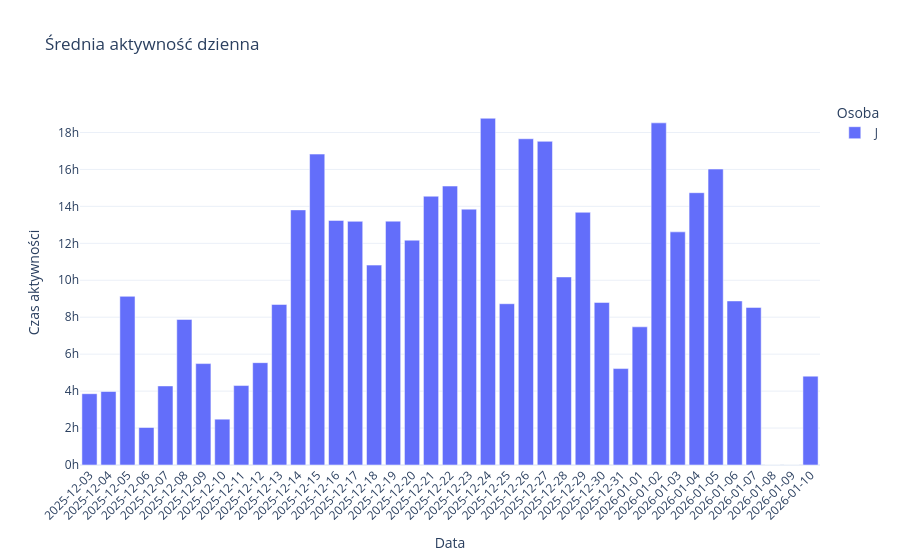

Notebook cell for this chart:
### Code cell
osoba = 'J'
Suma_osoby = Suma_z_dnia[Suma_z_dnia.osoba == osoba]

fig = px.bar(
    Suma_osoby,
    x='date',
    y='duration',
    color='osoba',           # każda osoba będzie miała osobną linię
    labels={'date':'Data', 'duration':'Czas aktywności', 'osoba':'Osoba'},
    title='Średnia aktywność dzienna',
           template='plotly_white',

)

# wymuszenie chronologicznej kolejności X, jeśli daty są datetime to Plotly zrobi to automatycznie
fig.update_xaxes(dtick="D1", tickformat="%Y-%m-%d")  # co dzień
fig.update_layout(xaxis_tickangle=-45,  barmode='group')  # dla czytelności etykiet dat
fig.update_yaxes(ticksuffix="h")

fig.show()

### Figure 1 — Plotly figure (JSON) as saved in the notebook; plotly's stock layout.template omitted (floating-point values rounded to 4 significant figures)
{"data": [{"hovertemplate": "Osoba=J<br>Data=%{x}<br>Czas aktywności=%{y}<extra></extra>", "legendgroup": "J", "marker": {"color": "#636efa", "pattern": {"shape": ""}}, "name": "J", "orientation": "v", "showlegend": true, "textposition": "auto", "type": "bar", "x": ["2025-12-03T00:00:00.000000000", "2025-12-04T00:00:00.000000000", "2025-12-05T00:00:00.000000000", "2025-12-06T00:00:00.000000000", "2025-12-07T00:00:00.000000000", "2025-12-08T00:00:00.000000000", "2025-12-09T00:00:00.000000000", "2025-12-10T00:00:00.000000000", "2025-12-11T00:00:00.000000000", "2025-12-12T00:00:00.000000000", "2025-12-13T00:00:00.000000000", "2025-12-14T00:00:00.000000000", "2025-12-15T00:00:00.000000000", "2025-12-16T00:00:00.000000000", "2025-12-17T00:00:00.000000000", "2025-12-18T00:00:00.000000000", "2025-12-19T00:00:00.000000000", "2025-12-20T00:00:00.000000000", "2025-12-21T00:00:00.000000000", "2025-12-22T00:00:00.000000000", "2025-12-23T00:00:00.000000000", "2025-12-24T00:00:00.000000000", "2025-12-25T00:00:00.000000000", "2025-12-26T00:00:00.000000000", "2025-12-27T00:00:00.000000000", "2025-12-28T00:00:00.000000000", "2025-12-29T00:00:00.000000000", "2025-12-30T00:00:00.000000000", "2025-12-31T00:00:00.000000000", "2026-01-01T00:00:00.000000000", "2026-01-02T00:00:00.000000000", "2026-01-03T00:00:00.000000000", "2026-01-04T00:00:00.000000000", "2026-01-05T00:00:00.000000000", "2026-01-06T00:00:00.000000000", "2026-01-07T00:00:00.000000000", "2026-01-08T00:00:00.000000000", "2026-01-09T00:00:00.000000000", "2026-01-10T00:00:00.000000000"], "xaxis": "x", "y": [3.86, 3.98, 9.13, 2.03, 4.28, 7.88, 5.49, 2.48, 4.3, 5.54, 8.69, 13.81, 16.83, 13.24, 13.19, 10.82, 13.2, 12.17, 14.55, 15.1, 13.85, 18.77, 8.73, 17.66, 17.52, 10.18, 13.68, 8.8, 5.22, 7.48, 18.52, 12.62, 14.74, 16.02, 8.88, 8.53, 0.0, 0.0, 4.81], "yaxis": "y"}], "layout": {"barmode": "group", "legend": {"title": {"text": "Osoba"}, "tracegroupgap": 0}, "title": {"text": "Średnia aktywność dzienna"}, "xaxis": {"anchor": "y", "domain": [0, 1], "dtick": "D1", "tickangle": -45, "tickformat": "%Y-%m-%d", "title": {"text": "Data"}}, "yaxis": {"anchor": "x", "domain": [0, 1], "ticksuffix": "h", "title": {"text": "Czas aktywności"}}}}
